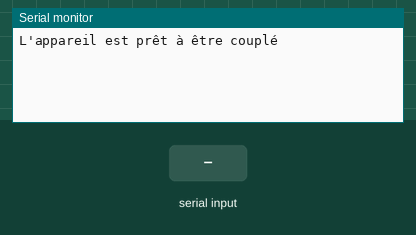
Simulated run of this sketch. Board: ESP32. Shown: the last lines printed to the serial monitor. Inputs (shaded band) come from the test bench. Nothing arrives over Bluetooth unless stated.

Above: at 1.2 s.
1.3 s: "1" received over the second serial link
At 3.2 s:
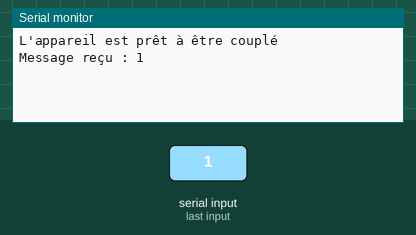
3.8 s: "0" received over the second serial link
At 5.2 s:
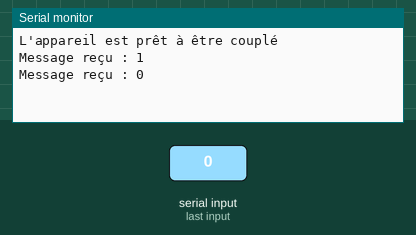
5.3 s: "2" received over the second serial link
At 7.2 s:
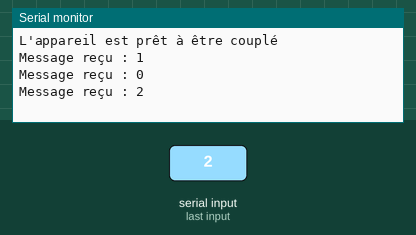

Measured:
- after the input at 1.3 s, the serial monitor: prints a new line after 1.0 s (image 1)
- after the input at 3.8 s, the serial monitor: prints a new line after 1.0 s (image 2)
- after the input at 5.3 s, the serial monitor: prints a new line after 1.0 s (image 3)

The sketch:

receptionbluetooth.ino
```cpp
#include "BluetoothSerial.h"
BluetoothSerial SerialBT;
void setup() {
  Serial.begin(115200);
  SerialBT.begin("ESP32Test"); // Nom de votre ESP32
  Serial.println("L'appareil est prêt à être couplé");
}
void loop() {
  lectbluetooth();
}
void lectbluetooth(){
  while(true){
    if (SerialBT.available()) {
    String incoming = SerialBT.readString();
    Serial.print("Message reçu : ");
    Serial.println(incoming);
    break;
    }
    delay(20);
  }
}
```
